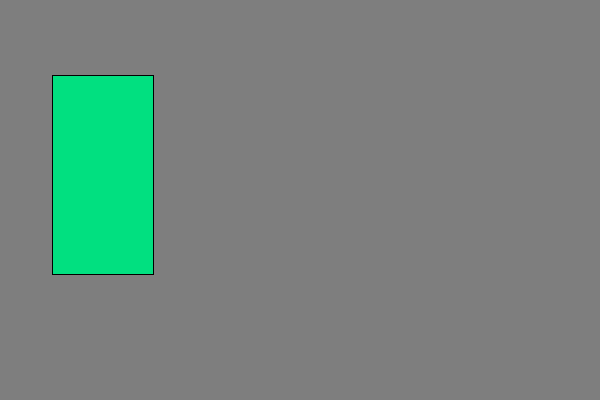
Frame 1 (no input)
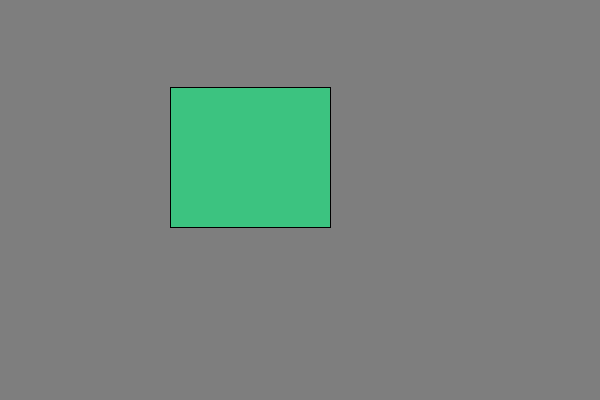
Frame 60 (the mouse pressed at the canvas centre just before this capture)
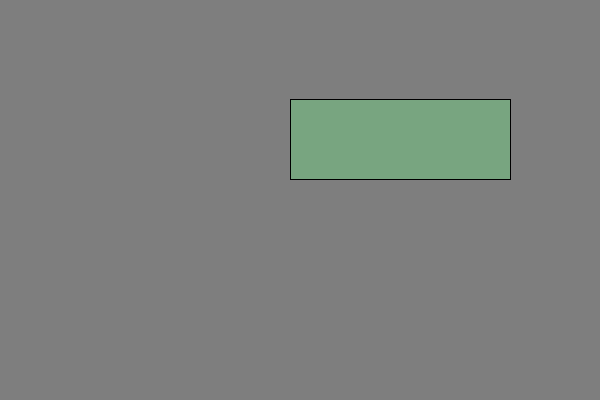
Frame 120 (the mouse held since frame 60 and released just before this capture)

The Processing sketch that drew these frames (run headless with seeded random() and noise(); from frame 60 on, the mouse is pressed at the canvas centre):

// Processing sketch: frameCount
// ── frameCount.pde
void setup() {
  size(600, 400);
  smooth();
}

void draw() {
  background(126);
  fill(frameCount, 225-(frameCount/2.0), 128);
  rect(50+(2*frameCount), 
      75+(frameCount/5.0),
      100+frameCount,
      200-frameCount);
}
